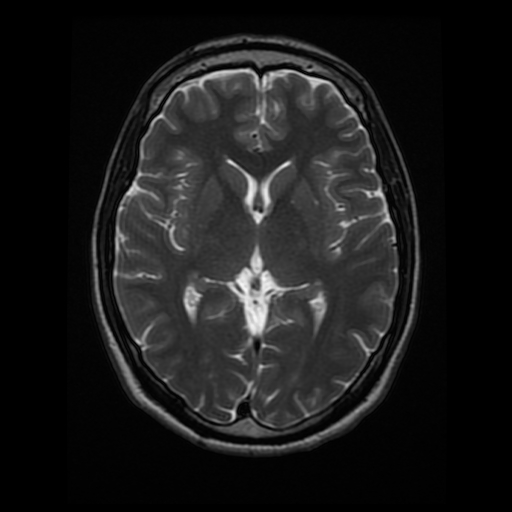
#> input picture 1_2_Convolutional_Filters_Edge_Detection/images/brain_MR.jpg, 512 x 512 px
$ jupyter execute --allow-errors '3. Gaussian Blur.ipynb'   (shell and % lines are left out)
#> lines starting #> are read from the running program, lines starting #| are printed output that depends on the picture
# Gaussian Blur, Medical Images

### Import resources and display image

[cell 1]
import numpy as np
import matplotlib.pyplot as plt
import cv2


# Read in the image
image = cv2.imread('images/brain_MR.jpg')
#> image is the input picture: shape (512, 512, 3); min 0, max 247, mean 26.9

# Make a copy of the image
image_copy = np.copy(image)

# Change color to RGB (from BGR)
image_copy = cv2.cvtColor(image_copy, cv2.COLOR_BGR2RGB)

plt.imshow(image_copy)

### Gaussian blur the image

[cell 2]
# Convert to grayscale for filtering


gray = cv2.cvtColor(image_copy, cv2.COLOR_RGB2GRAY)

#> (the rest of this cell did not finish here and is left out)

### Test performance with a high-pass filter

[cell 3]
# High-pass filter

# 3x3 sobel filters for edge detection
sobel_x = np.array([[ -1, 0, 1],
                   [ -2, 0, 2],
                   [ -1, 0, 1]])


sobel_y = np.array([[ -1, -2, -1],
                   [ 0, 0, 0],
                   [ 1, 2, 1]])


# Filter the orginal and blurred grayscale images using filter2D
filtered = cv2.filter2D(gray, -1, sobel_x)
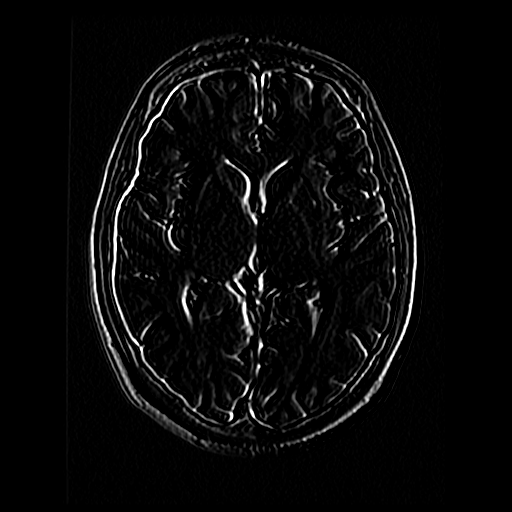
#> filtered: shape (512, 512); min 0, max 255, mean 9.8

#> (the rest of this cell did not finish here and is left out)
